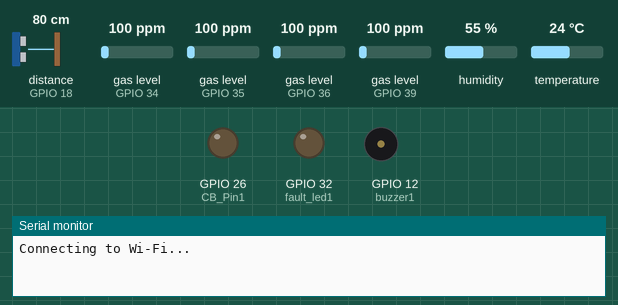
This sketch was run on a simulated ESP32. Parts: output pins drawn as LEDs (lit = HIGH), buzzer (waves = sounding, pin HIGH), the last lines printed to the serial monitor. Wiring (inferred from the names in the program): ultrasonic range finder: trigger GPIO 5; echo GPIO 18. The inputs (shaded band) are chosen by the test bench; at power-on: distance to the obstacle (sensor on GPIO 18) 80 cm, gas level (sensors on GPIO 34, GPIO 35, GPIO 36, GPIO 39) 100 ppm, humidity 55 %, temperature 24 °C. The echo pulse lasts 58.3 µs per cm; WiFi joins after 1.5 s; servers stay silent unless stated; pins used as bus, display or sensor lines are not drawn.

Above: at 0.1 s.
At 2.7 s:
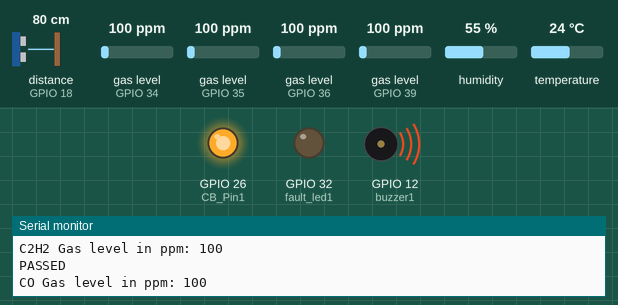
2.8 s: distance to the obstacle (sensor on GPIO 18) set to 15 cm
4.9 s: distance to the obstacle (sensor on GPIO 18) set to 11 cm
At 7.2 s:
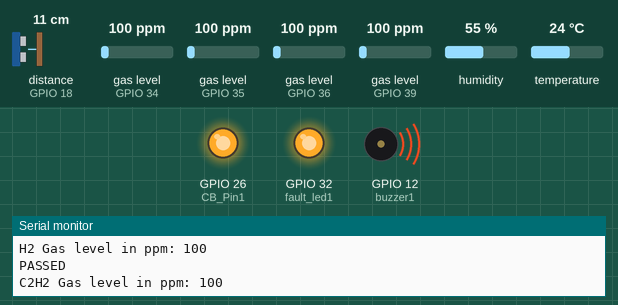
Timing chart, 0 to 8.7 s (numbered marks = the images above; inputs shaded):
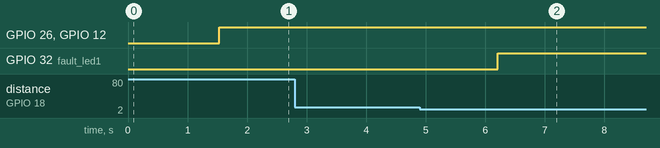

Measured:
- the behaviour switches between 13 and 12 cm on distance to the obstacle (sensor on GPIO 18) (found by bisection; images 1 and 2)
- after the input at 4.9 s, GPIO 32 (fault_led1): LOW → HIGH after 1.3 s

The sketch:

iot_non_elec_code_complete_commented.ino
```cpp
#include <WiFi.h>
#include <Arduino.h>
#include <Adafruit_GFX.h>
#include <Firebase_ESP_Client.h>
const int trigPin = 5;
const int echoPin = 18;
const int buzzer1 = 12;
const int CB_Pin1 = 26; //variable used to operate CB during non electrical emeargency, without controle of authority
const int fault_led1 = 32; //pin used to indicate non elec fault by glowing led
int Alart1 = 0;
char* Alart_message1 = "MPK";
#define SOUND_SPEED 0.03432   //define sound speed in cm/uS
long duration;
float distanceCm;
#include "DHT.h"
#define DHTTYPE DHT11
const int DHT_PIN = 15;
DHT dht(DHT_PIN, DHTTYPE);
//////mmmmmmmmmmmmmmmmmmmm///////the code for gas sensors calibration////////
//Include the library
#include <MQUnifiedsensor.h>
//Definitions
#define placa "ESP 32"
#define Voltage_Resolution 5
#define type0 "MQ-8" //MQ8
#define type1 "MQ-6" //MQ6
#define type2 "MQ-7" //MQ7
#define type3 "MQ-4" //MQ4
#define ADC_Bit_Resolution 12 // For arduino UNO/MEGA/NANO,12 for esp32
//Edite the below valus for gas sensors calibiration
#define RatioMQ8CleanAir 180
#define RatioMQ6CleanAir 70   //RS / R0 = 70 ppm
#define RatioMQ7CleanAir 130
#define RatioMQ4CleanAir 80

#define gasPin A0
#define gasPin1 A3
#define gasPin2 A7
#define gasPin3 A6
//#define calibration_button 13 //Pin to calibrate your sensor
float gaslevel,gaslevel1,gaslevel2,gaslevel3;    //H2 gas pin MQ8,C2H2 gas pin MQ6,CO gas pin MQ7,CH4 gas pin MQ4
//Declare Sensor
MQUnifiedsensor MQ8(placa, Voltage_Resolution, ADC_Bit_Resolution, gasPin, type0);
MQUnifiedsensor MQ6(placa, Voltage_Resolution, ADC_Bit_Resolution, gasPin1, type1);
MQUnifiedsensor MQ7(placa, Voltage_Resolution, ADC_Bit_Resolution, gasPin2, type2);
MQUnifiedsensor MQ4(placa, Voltage_Resolution, ADC_Bit_Resolution, gasPin3, type3);
/////////mmmmmmmmmmmmmmmmmmm/////////////////
#include "addons/TokenHelper.h"   //Provide the token generation process info.
#include "addons/RTDBHelper.h"    //Provide the RTDB payload printing info and other helper functions.
// Insert your network credentials
#define WIFI_SSID "Jio fiber Bhoom house"  //WiFi Name and Password
#define WIFI_PASSWORD "bhoom2001"
// Insert Firebase project API Key
#define API_KEY "AIzaSyAGunbEfXQpugL8eXjRc5hp3PTXrn5h9iA"  //API key from firebase
#define DATABASE_URL "https://temp-3bd23-default-rtdb.firebaseio.com/"   //firebase url
//Define Firebase Data object
FirebaseData fbdo;
FirebaseAuth auth;
FirebaseConfig config;
bool signupOK = false;   //feedback for sucessfull firebase connection

void setup(){
  Serial.begin(9600);
  dht.begin();
  pinMode(DHT_PIN, INPUT);  //declearing DHT_PIN as input pin
  pinMode(trigPin, OUTPUT); // Sets the trigPin as an Output
  pinMode(echoPin, INPUT); // Sets the echoPin as an Input
  pinMode(CB_Pin1, OUTPUT); //emergency
  pinMode(buzzer1, OUTPUT);// this pin d12 will be used to buzzer when fault occurs
  pinMode(fault_led1, OUTPUT);//LED light to indicate faulty condition

  WiFi.begin(WIFI_SSID, WIFI_PASSWORD);  //takes above mentioned id and password of WiFi and starts connecting
  Serial.print("Connecting to Wi-Fi");
  while (WiFi.status() != WL_CONNECTED){
    Serial.print(".");
    delay(100);
  }
  Serial.println();
  Serial.print("Connected with IP: ");
  Serial.println(WiFi.localIP());   //displays the IP address of WiFi connected
  Serial.println();
  /* Assign the api key (required) */
  config.api_key = API_KEY;
  /* Assign the RTDB URL (required) */
  config.database_url = DATABASE_URL;
  /* Sign up */
  if (Firebase.signUp(&config, &auth, "", "")){
    Serial.println("ok");
    signupOK = true;
  }
  else{
   // Serial.print("%s\n", config.signer.signupError.message.c_str(str));
  }
  /* Assign the callback function for the long running token generation task */
  config.token_status_callback = tokenStatusCallback; //see addons/TokenHelper.h
  Firebase.begin(&config, &auth);
  Firebase.reconnectWiFi(true);
  ///////////mmmmmmmmmmmmmmmmmm////////
  //Set math model to calculate the PPM concentration and the value of constants
  MQ8.setRegressionMethod(1); //_PPM =  a*ratio^b
  MQ8.setA(976.97); MQ8.setB(-0.688); // Configurate the ecuation values to get H2 concentration
  MQ6.setRegressionMethod(1); //_PPM =  a*ratio^b
  MQ6.setA(10000000); MQ6.setB(-3.123); // Configurate the ecuation values to get H2 concentration
  MQ7.setRegressionMethod(1); //_PPM =  a*ratio^b
  MQ7.setA(2000000000000000000); MQ7.setB(-8.074); // Configurate the ecuation values to get H2 concentration
  MQ4.setRegressionMethod(1); //_PPM =  a*ratio^b
  MQ4.setA(80000000000000); MQ4.setB(-6.666); // Configurate the ecuation values to get H2 concentration
  /*
    Exponential regression:
  GAS     | a      | b
  H2      | 976.97  | -0.688
  LPG     | 10000000 | -3.123
  CH4     | 80000000000000 | -6.666
  CO      | 2000000000000000000 | -8.074
  Alcohol | 76101 | -1.86
  */
  //Remarks: Configure the pin of arduino as input.
  MQ8.init();
  MQ6.init();
  MQ7.init();
  MQ4.init();
  //If the RL value is different from 10K please assign your RL value with the following method:MQ8.setRL(10);
  //here in this project we used sensors with 10k  load resistance
  /*****************************  MQ CAlibration ********************************************/
  /*Explanation: keep the sensors in clean air while calibrating.use this calibration code once to calibrate ur sensors.
  get the values of R0 note them
  In this routine the sensor will measure the resistance of the sensor supposing before was pre-heated
  and now is on clean air (Calibration conditions), and it will setup R0 value.
  We recomend execute this routine only on setup or on the laboratory and save on the eeprom of your arduino
  This routine not need to execute to every restart, you can load your R0 if you know the value using function: MQ6.SetR0(value in kOhm)
  Acknowledgements: https://jayconsystems.com/blog/understanding-a-gas-sensor
  Serial.print("Calibrating please wait.");*/
  /*      //%%%%%%%%%%%%%%%%%%%%%%uncomment this line for calibration(start)
  float calcR0 = 0,calcR01 = 0,calcR02 = 0,calcR03 = 0;
  for(int i = 1; i<=10; i ++)
  {
    MQ8.update(); // Update data, the arduino will be read the voltage on the analog pin
    calcR0 += MQ8.calibrate(RatioMQ8CleanAir);
    MQ6.update(); // Update data, the arduino will be read the voltage on the analog pin
    calcR01 += MQ6.calibrate(RatioMQ6CleanAir);
    MQ7.update(); // Update data, the arduino will be read the voltage on the analog pin
    calcR02 += MQ7.calibrate(RatioMQ7CleanAir);
    MQ4.update(); // Update data, the arduino will be read the voltage on the analog pin
    calcR03 += MQ4.calibrate(RatioMQ4CleanAir);
    Serial.println(".");
  }
  MQ8.setR0(calcR0/10);
  MQ6.setR0(calcR01/10);
  MQ7.setR0(calcR02/10);
  MQ4.setR0(calcR03/10);
  Serial.print("H2 sensor R0 (in kOhm):");
  Serial.println(calcR0/10);
  Serial.print("C2H2 sensor R0 (in kOhm):");
  Serial.println(calcR01/10);
  Serial.print("CO sensor R0 (in kOhm):");
  Serial.println(calcR02/10);
  Serial.print("CH4 sensor R0 (in kOhm):");
  Serial.println(calcR03/10);
  Serial.println("  done!.");
  */ //%%%%%%%%%%%%%%%%%%%%%% uncomment this line wile calibrating(end)
  //if(isinf(calcR0)) {Serial.println("Warning: Conection issue founded, R0 is infite (Open circuit detected) please check your wiring and supply"); while(1);}
  //if(calcR0 == 0){Serial.println("Warning: Conection issue founded, R0 is zero (Analog pin with short circuit to ground) please check your wiring and supply"); while(1);}
  /*****************************  MQ CAlibration ********************************************/
  //uncomment the above MQ calibration code mentioned above,after getting the values of R0, note them and use them to set R0 values of diffrent gas sensors
  MQ8.setR0(0.18);  //this will assign valus to R0, comment this 4 lines while calibrating
  MQ6.setR0(0.27);
  MQ7.setR0(0.26);
  MQ4.setR0(0.30);
//////////////mmmmmmmmmmmmmmmmmmmmmmmmmmmm//////////////////
}
void loop(){
  digitalWrite(trigPin, LOW);  //code
  delayMicroseconds(10);
  digitalWrite(trigPin, HIGH); // Sets the trigPin on HIGH state for 10 micro seconds
  delayMicroseconds(10);
  digitalWrite(trigPin, LOW);
  duration = pulseIn(echoPin, HIGH); // Reads the echoPin, returns the sound wave travel time in microseconds
  // Calculate the distance and oil level
  distanceCm = duration * SOUND_SPEED/2;
  float Oil_level = (100*(22.5-distanceCm)/19); //calibration line for Oil Level
  float h = dht.readHumidity();
  float t = dht.readTemperature() + 1;  //+1 added for sensor calibration u can add required equation if calibration of dht11 needed
  /////////////// 'himidity in RH' to 'moisture in ppm' convertion code, used curve fitting to get relation equation
  float x111 = 1+pow((t/23772.42),2.456301);
  float x11 = (539495600+(34.38525-539495591)/x111);
  float x1 = h*0.01*x11;
  float x2 = (h*20/43)*0.01*x11;  //edit here for moisture calibration
  int moisture = x1-x2; //this will give moisture in ppm
  //////////////
  /////////////////mmmmmmmmmmmmmmmmmmmmm/////////////gas sensors code start
  MQ8.update(); // Update data, the arduino will be read the voltage on the analog pin
  MQ6.update();
  MQ7.update();
  MQ4.update();
  int H2 = MQ8.readSensor(); // Sensor will read PPM concentration using the model and a and b values setted before or in the setu
  int C2H2 = MQ6.readSensor();
  int CO = MQ7.readSensor();
  int CH4 = MQ4.readSensor();
  //////////////////mmmmmmmmmmmmmmmmmmm/////////////end
  if(moisture>=60||Oil_level<=50||t>=75){
      Alart1=1;
      Alart_message1 = "Emergency Non-Electrical fault occured: Transformer turned off";
      digitalWrite(CB_Pin1, true);
      digitalWrite(buzzer1, HIGH);
  }
  else if(moisture>=35||H2>=100||C2H2>=100||CO>=60||CH4>=60||Oil_level<=60||t>=70){ //this line will check for faulty conditions and report fault and reason
    Alart1=1;
    digitalWrite(fault_led1, HIGH);
    if(t>=70){
      Alart_message1 = "Oil temperature is greater then 70*C '";
    }
    else if(Oil_level<=60){
      Alart_message1 = "OIL level is lesser then 60%";
    }
    else if(H2>=100){
      Alart_message1 = "H2 gas level is higher then 100ppm";
    }
    else if(C2H2>=100){
      Alart_message1 = "C2H2 gas level is higher then 100ppm";
    }
    else if(CO>=60){
      Alart_message1 = "CO gas level is higher then 200ppm";
    }
    else if(CH4>=60){
      Alart_message1 = "CH4 gas level is higher then 200ppm";
    }
    else if(moisture>=35){
      Alart_message1 = "Moisture is higher then 35ppm";
    }
  }
  else{
    Alart1 = 0;
    digitalWrite(buzzer1, LOW);
    digitalWrite(fault_led1, LOW);
    digitalWrite(CB_Pin1, false);
    Alart_message1 = "NORMAL";
  }
  ///////////////
  if (Firebase.ready() && signupOK ) {
    if (Firebase.RTDB.setFloat(&fbdo, "Main/DHT/humidity",h)){
       Serial.println("PASSED");
       Serial.print("Humidity(RH%): ");
       Serial.println(h);
    }
    else {
      Serial.println("FAILED");
      Serial.println("REASON: " + fbdo.errorReason());
    }
    // Write an Float number on the database path test/float
    if (Firebase.RTDB.setFloat(&fbdo, "Main/DHT/Oil_Temperature", t)){
       Serial.println("PASSED");
       Serial.print("Temperature(*C): ");
       Serial.println(t);
    }
    else {
      Serial.println("FAILED");
      Serial.println("REASON: " + fbdo.errorReason());
    }
    if(Firebase.RTDB.setFloat(&fbdo, "Main/DHT/OIL_LEVEL", Oil_level)){
      Serial.println("PASSED");
      Serial.print("OIL_LEVEL(%) : ");
      Serial.print(Oil_level);  Serial.println("%");
      Serial.print("DISTANCE(cm): ");
      Serial.println(distanceCm);
    }
    else{
      Serial.println("FAILED");
      Serial.println("REASON: " + fbdo.errorReason());
    }
    if(Firebase.RTDB.setFloat(&fbdo, "Main/DHT/Oil_Moisture", moisture)){
          Serial.println("PASSED");
          Serial.print("Moisture(ppm) : ");
          Serial.println(moisture);
    }
    else{
      Serial.println("FAILED");
      Serial.println("REASON: " + fbdo.errorReason());
    }
    if(Firebase.RTDB.setFloat(&fbdo, "Main/DHT/H2_Gaslevel",H2)){
          Serial.println("PASSED");
          Serial.print("H2 Gas level in ppm: ");
          Serial.println(H2);
    }
    else{
      Serial.println("FAILED");
      Serial.println("REASON: " + fbdo.errorReason());
    }
    if(Firebase.RTDB.setFloat(&fbdo, "Main/DHT/C2H2_Gaslevel",C2H2)){
          Serial.println("PASSED");
          Serial.print("C2H2 Gas level in ppm: ");
          Serial.println(C2H2);
    }
    else{
      Serial.println("FAILED");
      Serial.println("REASON: " + fbdo.errorReason());
      }
    if(Firebase.RTDB.setFloat(&fbdo, "Main/DHT/CO_Gaslevel",CO)){
          Serial.println("PASSED");
          Serial.print("CO Gas level in ppm: ");
          Serial.println(CO);
    }
    else{
      Serial.println("FAILED");
      Serial.println("REASON: " + fbdo.errorReason());
    }
    if(Firebase.RTDB.setFloat(&fbdo, "Main/DHT/CH4_Gaslevel",CH4)){
          Serial.println("PASSED");
          Serial.print("CH4 Gas level in ppm: ");
          Serial.println(CH4);
    }
    else{
      Serial.println("FAILED");
      Serial.println("REASON: " + fbdo.errorReason());
    }
    if(Firebase.RTDB.setBool(&fbdo, "Main/Bhool/Non-Ele_Fault/Alarm",Alart1)){
          //Serial.println("PASSED");
          Serial.print("Alarm: ");
          Serial.println(Alart1);
    }
    else{
      Serial.println("FAILED");
      Serial.println("REASON: " + fbdo.errorReason());
      }
    if(Firebase.RTDB.setString(&fbdo, "Main/Bhool/Non-Ele_Fault/Alarm_reason",Alart_message1)){
          //Serial.println("PASSED");
          Serial.print("Falt Reason: ");
          Serial.println(Alart_message1);
    }
    else{
      Serial.println("FAILED");
      Serial.println("REASON: " + fbdo.errorReason());
      }

   Serial.println("______________________________");
  }}
```
